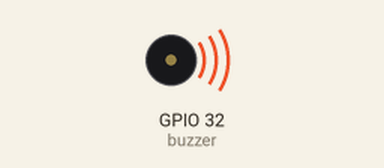
Bench run of a sketch on a simulated ESP32. Shown: buzzer (waves = sounding).

Above: at 1.0 s.
Timing chart, 0 to 5.1 s (numbered marks = the images above):
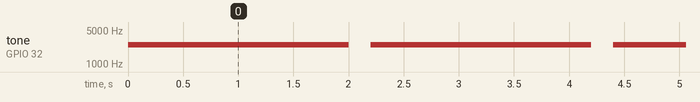

The sketch:

buzzer.ino
```cpp
int buzzer = 32;//Atribui o valor 32 a variável buzzer, que representa o pino digital 32, onde o buzzer está conectado
int i = 0;//Variável para contar o número de vezes que o buzzer tocou

void setup() {
  pinMode(buzzer, OUTPUT);//Definindo o pino buzzer como de saída.
}

void loop() {
  for (i; i < 5; i++) {//Para i, enquanto i for menor que 11, realize o código e incremente 1 em i
    tone(buzzer, 2500);//Ligando o buzzer com uma frequência de 1500 Hz.
    delay(2000);//Intervalo de 1000 milissegundos
    noTone(buzzer);//Desligando o buzzer.
    delay(200);//Intervalo de 500 milissegundos
  }
}
```

Measured:
- by itself, tone on GPIO 32 (buzzer): alternates 2500 Hz for 2.0 s and silent for 0.20 s, 10 changes in all, then stays silent
